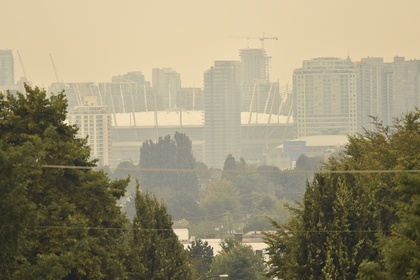
%> input picture city.jpg, 420 x 280 px, shrunk from 804 x 536 before the run
$ octave IA_nm.m   (GNU Octave 9; MATLAB toolbox functions it lacks are replaced by stand-ins)
%> lines starting %> are read from the running program, lines starting %| are printed output that depends on the picture; in (x1, y1, x2, y2) boxes, pixels count from 0 and x2, y2 are one past the last pixel; in counts of white or black regions, pixels touching at a corner belong together; the program's own positions count from 1
clear all
clc
% Reading image
I = imread('city.jpg');
%> I is the input picture: size 280x420x3 uint8; mean R, G, B 152.6, 143.8, 115.8
[xind, yind, z] = size(I);
%> xind = 280; yind = 420; z = 3
% Finding minimum of RGB values of each pixel
for i = 1:xind
    for j = 1:yind
        Im(i,j)=min(I(i,j,:));
    end
end
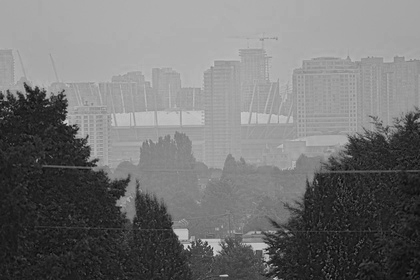
%> Im: size 280x420 uint8; min 0, max 226, mean 115.8
% Patch size
ps = 15;
% Minimum filter on patch size of 15x15
A = ordfilt2(Im,1,ones(ps,ps), 'symmetric');
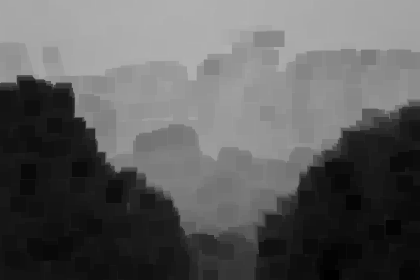
%> A: size 280x420 uint8; min 0, max 176, mean 93.7
% Estimating the atmospheric light
% Finding top 0.1 percent brightest pixels in the dark channel
mat = reshape(A,[],1);
B = sort(mat, 'descend');
B = B(1:0.001*xind*yind);
%> B = 117 values from 176 to 176
A1 = reshape(mat,xind,yind);
[row, col] = find(A1, B(1));
%> row = 176 values from 1 to 176; col = 176 values from 1 to 1
s = size(col);
%> s = [176 1]
mazz = zeros(s(1), 3);
for i = 1:s(1)
    mazz(i, 1)=I(row(i), col(i), 1);
    mazz(i, 2)=I(row(i), col(i), 2);
    mazz(i, 3)=I(row(i), col(i), 3);
end
%> after the loop, mazz = 176 rows, first 12: [225 205 170; 224 204 169; 223 203 168; 222 202 167; 222 204 168; 222 204 168; 222 204 168; 222 204 168; 222 204 168; 222 204 168; 222 204 168; 222 204 168]
mazz = max(mazz);
%> mazz = [228 209 177]
% w defined as 0.95 in the paper
w = 0.95;
% Estimating the transmission
Ifa = [1];
Ifa = double(Ifa);
I = double(I);
%> I: size 280x420x3 double
mazz = double(mazz);
for i = 1:xind
    for j = 1:yind
        Ifa(i,j)=min([I(i,j,1)/mazz(1), I(i,j,2)/mazz(2), I(i,j,3)/mazz(3)]);
    end
end
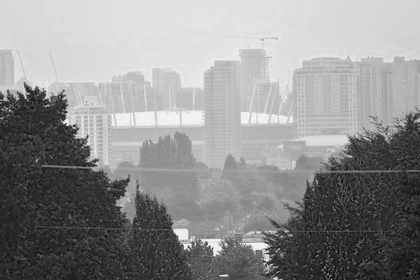
%> Ifa: size 280x420 double; min 0, max 1.12, mean 0.63; drawn with min black and max white
%Ifa = Ifa.*255;
Im1=ordfilt2(Ifa,1,ones(ps,ps),'symmetric');
t = (1 - w.*Im1);
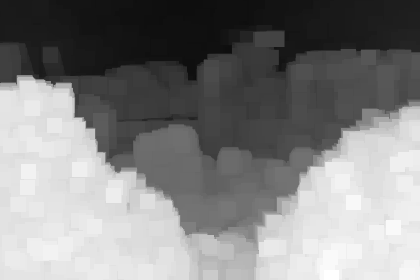
%> t: size 280x420 double; min 0.0554, max 1, mean 0.515

% Converting to uint8 to display image
Ifa = uint8(Ifa);
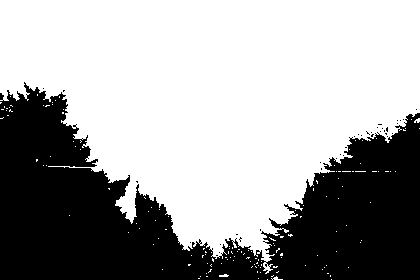
%> Ifa: size 280x420 uint8; values 0 (black) and 1 (white), 63.3% white; 37 black regions (36 under 20 px), largest, box (x1, y1, x2, y2) and area: (0, 82, 420, 280) 43103
%figure;
%imshow(t);
J = [1];
% Recovering the scene radiance
for i = 1:xind
    for j = 1:yind
        J(i,j,1) = (I(i,j,1) - mazz(1))/max([t(i,j),0.1])+mazz(1);
        J(i,j,2) = (I(i,j,2) - mazz(2))/max([t(i,j),0.1])+mazz(2);
        J(i,j,3) = (I(i,j,3) - mazz(3))/max([t(i,j),0.1])+mazz(3);
    end
end
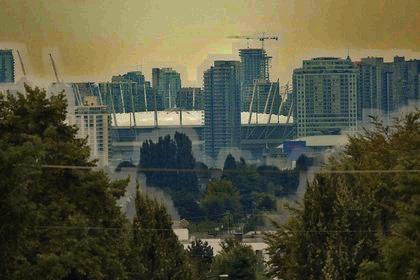
%> J: size 280x420x3 double; mean R, G, B 115.1, 115.2, 85.1; drawn with min black and max white
I = uint8(I);
figure;
imshow(I);
J = uint8(J);
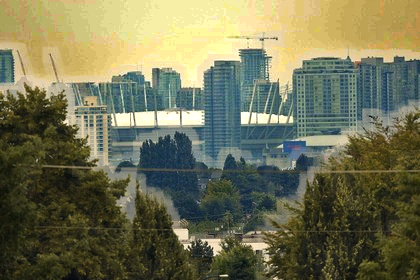
%> J: size 280x420x3 uint8; mean R, G, B 114.4, 115, 85
figure;
imshow(J);

$ run again, with hill.png saved as city.jpg
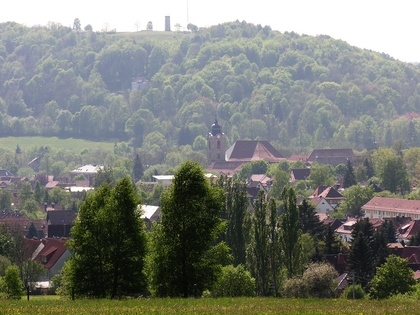
%> input picture hill.png, 420 x 315 px, shrunk from 1024 x 768 before the run
%> I is the input picture: size 315x420x3 uint8; mean R, G, B 122.3, 125.3, 118.3
%> B = 132 values from 255 to 255
%> row = 255 values from 1 to 255; col = 255 values from 1 to 1
%> s = [255 1]
%> after the loop `for i = 1:s(1)`: mazz = 255 rows, first 12: [255 255 255; 255 255 255; 255 255 255; 255 255 255; 255 255 255; 255 255 255; 255 255 255; 255 255 255; 255 255 255; 255 255 255; 255 255 255; 255 255 255]
%> `mazz = max(mazz);`: mazz = [255 255 255]
%> I: size 315x420x3 double
%> `Ifa = uint8(Ifa);`:
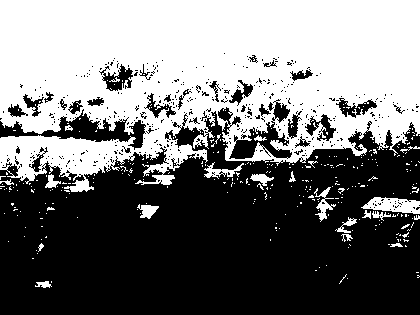
%> Ifa: size 315x420 uint8; values 0 (black) and 1 (white), 46.5% white; 322 white regions (299 under 20 px), largest, box (x1, y1, x2, y2) and area: (0, 0, 420, 192) 58461, (361, 197, 420, 214) 636, (314, 187, 336, 222) 256
%> after the loop `for i = 1:xind`:
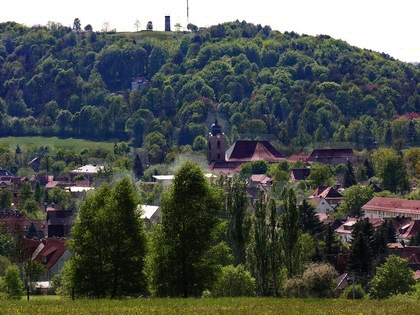
%> J: size 315x420x3 double; mean R, G, B 79.2, 84.3, 78.8

$ run again, with img.jpeg copied over city.jpg
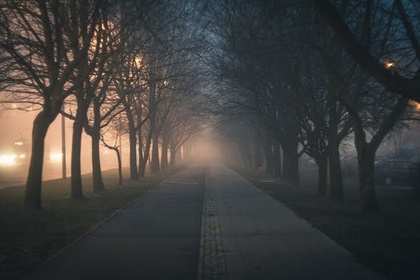
%> input picture img.jpeg, 420 x 280 px, shrunk from 525 x 350 before the run
%> I is the input picture: size 280x420x3 uint8; mean R, G, B 64.8, 63.6, 62
%> B = 117 values, max 154 at index 1, min 130 at index 117, mean 139.4
%> row = 154 values from 1 to 154; col = 154 values from 1 to 1
%> s = [154 1]
%> after the loop `for i = 1:s(1)`: mazz = 154 rows, first 12: [74 57 49; 82 65 57; 91 74 64; 78 64 55; 67 58 51; 45 42 37; 26 27 22; 41 42 37; 50 50 42; 39 36 27; 55 52 45; 71 68 63]
%> `mazz = max(mazz);`: mazz = [227 208 176]
%> I: size 280x420x3 double
%> `Ifa = uint8(Ifa);`:
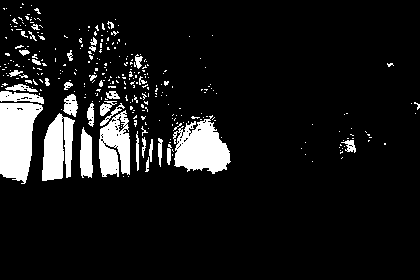
%> Ifa: size 280x420 uint8; values 0 (black) and 1 (white), 9.8% white; 314 white regions (279 under 20 px), largest, box (x1, y1, x2, y2) and area: (0, 103, 43, 184) 2492, (173, 115, 231, 174) 2142, (42, 113, 75, 181) 1573
%> `J = uint8(J);`:
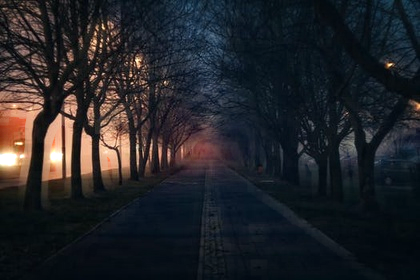
%> J: size 280x420x3 uint8; mean R, G, B 34.8, 35.9, 40.2
